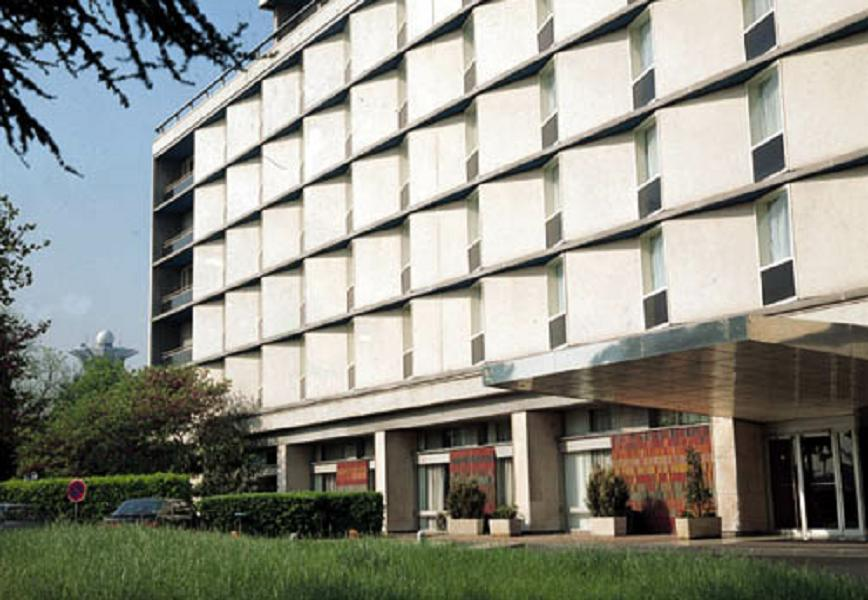
#> input picture 5to año/Procesamiento Digital de Imagenes/ipynb/Practica 7/building.jpg, 868 x 600 px; the run also reads 3 pictures not shown here
$ jupyter execute --allow-errors Practica_7.ipynb   (shell and % lines are left out)   (older library calls are emulated)
#> lines starting #> are read from the running program, lines starting #| are printed output that depends on the picture
#> the sliders are set to imagen_nombre = Patrón Bordes, dx = 1, dy = 0, ksize_val = 3, ddepth_name = CV_64F
# Procesamiento Digital de Imágenes
## Guía de Trabajos Prácticos 7 — Nociones de Segmentación
**FICH, UNL — Ingeniería Informática**

## Ejercicio 1: Detección de bordes

[cell 1]
import cv2
import numpy as np
import matplotlib.pyplot as plt
from ipywidgets import interact, IntSlider, FloatSlider, IntRangeSlider
import ipywidgets as widgets

plt.rcParams['figure.figsize'] = (12, 8)

# Carga de imágenes
img_bordes = cv2.imread('patron_bordes.jpg', cv2.IMREAD_GRAYSCALE)
img_mosquito = cv2.imread('mosquito.jpg', cv2.IMREAD_GRAYSCALE)

print("Imágenes cargadas correctamente")

# [14 lines left out: function prewitt_edge, not called in this run]


plt.figure(figsize=(12, 10))
# --- Fila 1: Imagen Patrón de Bordes ---
plt.subplot(2, 2, 1)
#> (the rest of this cell did not finish here and is left out)

[cell 2]
import cv2
import numpy as np
import matplotlib.pyplot as plt
from ipywidgets import interact, widgets

# Asegurate de que img_bordes y img_mosquito estén cargadas en la celda anterior

def sobel_interact(imagen_nombre, dx, dy, ksize_val, ddepth_name):
    # 1. Mapeo de selecciones del widget a las variables reales
#> the sliders are set to imagen_nombre = Patrón Bordes, ksize_val = 3, ddepth_name = CV_64F
    diccionario_imagenes = {'Patrón Bordes': img_bordes, 'Mosquito': img_mosquito}
    img_analisis = diccionario_imagenes[imagen_nombre]

    diccionario_ddepth = {'CV_8U': cv2.CV_8U, 'CV_64F': cv2.CV_64F}
    ddepth = diccionario_ddepth[ddepth_name]

    # 2. Controles de seguridad para evitar que OpenCV tire error (crash)
    if dx == 0 and dy == 0:
        print("Error: dx y dy no pueden ser 0 al mismo tiempo para calcular Sobel.")
        return

    if ksize_val == -1 and (dx + dy != 1):
        print("Error: El filtro Scharr (ksize=-1) solo admite (dx=1, dy=0) o (dx=0, dy=1).")
        return

    # 3. Aplicación del filtro
    sobel = cv2.Sobel(img_analisis, ddepth, dx, dy, ksize=ksize_val)

    # cv2.convertScaleAbs toma el valor absoluto (fundamental cuando usamos CV_64F)
    sobel_abs = cv2.convertScaleAbs(sobel)

    # 4. Visualización
    plt.figure(figsize=(12, 6))

    plt.subplot(1, 2, 1)
    plt.imshow(img_analisis, cmap='gray')
    plt.title(f'Original: {imagen_nombre}')
    plt.axis('off')

    plt.subplot(1, 2, 2)
    plt.imshow(sobel_abs, cmap='gray')
    titulo_ksize = "Scharr" if ksize_val == -1 else ksize_val
    plt.title(f'Sobel -> dx={dx}, dy={dy}, ksize={titulo_ksize}, {ddepth_name}')
    plt.axis('off')

    plt.tight_layout()
    plt.show()

# Creación de la interfaz interactiva
#> (the rest of this cell did not finish here and is left out)

[cell 3]
def laplacian_interact(imagen_nombre, ksize_val, ddepth_name):
    # 1. Mapeo de variables
#> the sliders are set to imagen_nombre = Mosquito, t1 = 50, t2 = 150, aperture_size = 3, l2_gradient = False
    diccionario_imagenes = {'Patrón Bordes': img_bordes, 'Mosquito': img_mosquito}
    img_analisis = diccionario_imagenes[imagen_nombre]

    diccionario_ddepth = {'CV_8U': cv2.CV_8U, 'CV_64F': cv2.CV_64F}
    ddepth = diccionario_ddepth[ddepth_name]

    # 2. Aplicación del filtro Laplaciano (2da derivada)
    # A diferencia de Sobel, el Laplaciano calcula los bordes en todas
    # las direcciones al mismo tiempo, por lo que no hay dx ni dy.
    laplacian = cv2.Laplacian(img_analisis, ddepth, ksize=ksize_val)

    # Tomamos el valor absoluto (crucial si usamos CV_64F)
    laplacian_abs = cv2.convertScaleAbs(laplacian)

    # 3. Visualización
    plt.figure(figsize=(12, 6))

    plt.subplot(1, 2, 1)
    plt.imshow(img_analisis, cmap='gray')
    plt.title(f'Original: {imagen_nombre}')
    plt.axis('off')

    plt.subplot(1, 2, 2)
    plt.imshow(laplacian_abs, cmap='gray')
    plt.title(f'Laplaciano -> ksize={ksize_val}, {ddepth_name}')
    plt.axis('off')

    plt.tight_layout()
    plt.show()

# Creación de la interfaz interactiva
# ksize para Laplaciano debe ser un número impar y positivo (1, 3, 5, 7, etc.)
#> (the rest of this cell did not finish here and is left out)

### Análisis del Filtro Laplaciano

Al analizar el Laplaciano (que calcula la segunda derivada espacial), estas son mis conclusiones principales:

* **Sensibilidad al ruido:** En la imagen sintética (`patron_bordes.jpg`) obtuve un resultado muy limpio.
* **Talla del filtro (`ksize`):** Al aumentar el tamaño de la máscara (de 3 a 5 o 7), los bordes resultantes se volvieron mucho más gruesos. Además, pude observar claramente el efecto de "doble línea" que se genera justo en el cruce por cero de la segunda derivada.
* **Tipos de datos (`ddepth`):** Comprobé que es indispensable procesar la imagen usando `CV_64F` y luego calcular el valor absoluto. Cuando intenté usar `CV_8U`, los gradientes negativos se truncaron a cero y perdí exactamente la mitad de la información visual de los bordes.

[cell 4]
def canny_interact(imagen_nombre, t1, t2, aperture_size, l2_gradient):
    # 1. Mapeo de la imagen
#> the sliders are set to tipo_ruido = Gaussiano, intensidad = 20, gris_impulsivo = 255, detector = Sobel
    diccionario_imagenes = {'Patrón Bordes': img_bordes, 'Mosquito': img_mosquito}
    img_analisis = diccionario_imagenes[imagen_nombre]

    bordes_canny = cv2.Canny(img_analisis,
                             threshold1=t1,
                             threshold2=t2,
                             apertureSize=aperture_size,
                             L2gradient=l2_gradient)

    # 3. Visualización
    plt.figure(figsize=(12, 6))

    plt.subplot(1, 2, 1)
    plt.imshow(img_analisis, cmap='gray')
    plt.title(f'Original: {imagen_nombre}')
    plt.axis('off')

    plt.subplot(1, 2, 2)
    plt.imshow(bordes_canny, cmap='gray')
    titulo_canny = f'Canny -> t1={t1}, t2={t2}, aperture={aperture_size}, L2={l2_gradient}'
    plt.title(titulo_canny)
    plt.axis('off')

    plt.tight_layout()
    plt.show()

# Creación de la interfaz interactiva
#> (the rest of this cell did not finish here and is left out)

Este algoritmo me dio los bordes más definidos. Al variar los parámetros en la interfaz interactiva, noté lo siguiente:

* **El parámetro `L2gradient`:** Al activarlo, Canny abandona la aproximación de Manhattan y calcula la magnitud del gradiente usando la norma Euclidiana exacta ($\sqrt{G_x^2 + G_y^2}$). Al hacer esto, noté que la magnitud total disminuye levemente, lo que provocó que algunos bordes débiles desaparecieran hasta que reajusté los umbrales. Es una métrica más precisa, pero exige recalibrar.
* **Umbrales por histéresis (`t1` y `t2`):** Al fijar un `t2` alto, logré aislar los bordes más fuertes y seguros. Lo más revelador fue jugar con `t1` (el umbral inferior): al subirlo y bajarlo, pude ver literalmente cómo los bordes débiles se ramificaban, conectándose o desconectándose de los bordes fuertes.
* **Tamaño de apertura (`apertureSize`):** Al incrementar el tamaño del filtro de Sobel interno (pasando de 3 a 5), los valores numéricos del gradiente se dispararon. Tuve que subir los umbrales `t1` y `t2` casi al límite superior para evitar saturar la imagen con detecciones falsas.

[cell 5]
def aplicar_ruido_y_bordes(tipo_ruido, intensidad, gris_impulsivo, detector):
#> the sliders are set to threshold_votos = 100, rango_angulos = [0, 180]
    img_orig = img_mosquito.copy()

    # --- 1. Generación de Ruido ---
    if tipo_ruido == 'Impulsivo Unimodal':
        # intensidad es la probabilidad (0 a 1)
        prob = intensidad / 100.0
        ruido = np.random.rand(*img_orig.shape)
        img_ruidosa = img_orig.copy()
        img_ruidosa[ruido < prob] = gris_impulsivo

    elif tipo_ruido == 'Gaussiano':
        # intensidad es el desvío estándar (sigma)
        gauss = np.random.normal(0, intensidad, img_orig.shape)
        img_ruidosa = np.clip(img_orig + gauss, 0, 255).astype(np.uint8)

    # --- 2. Detección de Bordes ---
    if detector == 'Sobel':
        grad_x = cv2.Sobel(img_ruidosa, cv2.CV_64F, 1, 0, ksize=3)
        grad_y = cv2.Sobel(img_ruidosa, cv2.CV_64F, 0, 1, ksize=3)
        borde = cv2.addWeighted(cv2.convertScaleAbs(grad_x), 0.5, cv2.convertScaleAbs(grad_y), 0.5, 0)
    elif detector == 'Laplaciano':
        lap = cv2.Laplacian(img_ruidosa, cv2.CV_64F, ksize=3)
        borde = cv2.convertScaleAbs(lap)
    elif detector == 'Canny':
        borde = cv2.Canny(img_ruidosa, 50, 150) # Umbrales fijos para comparar

    # --- 3. Visualización ---
    plt.figure(figsize=(15, 5))

    plt.subplot(1, 3, 1); plt.imshow(img_orig, cmap='gray')
    plt.title('Original'); plt.axis('off')

    plt.subplot(1, 3, 2); plt.imshow(img_ruidosa, cmap='gray')
    plt.title(f'Ruido: {tipo_ruido}'); plt.axis('off')

    plt.subplot(1, 3, 3); plt.imshow(borde, cmap='gray')
    plt.title(f'Detector: {detector}'); plt.axis('off')

    plt.tight_layout()
    plt.show()

# Interfaz interactiva
#> (the rest of this cell did not finish here and is left out)

### Respuestas de la guía: Análisis con ruido

* **¿En qué zonas (debido a qué) funciona mejor y en cuáles no?**
  Funciona mejor en los contornos principales del mosquito debido al alto contraste entre el bicho y el fondo. Falla en las zonas internas (texturas) y en el fondo liso, porque el ruido crea gradientes falsos que el detector interpreta como bordes.

* **¿Qué sucede con el ruido?**
  Al estar basados en derivadas espaciales, los métodos amplifican las altas frecuencias (cambios bruscos). El ruido genera variaciones altísimas de un píxel a otro, llenando la imagen resultante de "basura" o falsos positivos (especialmente el Laplaciano, por usar la segunda derivada).

* **¿Con qué tipo de imágenes sacaría mejor provecho de los métodos?**
  Con imágenes limpias, de alto contraste, buena iluminación y con poco nivel de ruido.

* **¿Qué tipo de preprocesamientos, de los que ya conoce, se le ocurren que serían útiles?**
  Es obligatorio aplicar un filtro de suavizado espacial antes de detectar bordes:
  1. **Filtro Gaussiano:** Para eliminar el ruido Gaussiano (como hace internamente el método de Canny).
  2. **Filtro de Mediana:** Para eliminar el ruido impulsivo sin desenfocar los bordes reales de la imagen.

## Ejercicio 2 Transformada de Hough

[cell 6]
import cv2
import numpy as np
import matplotlib.pyplot as plt
from ipywidgets import interact, widgets

def hough_interact(threshold_votos, rango_angulos):
    img_orig = img_bordes.copy()

    # 1. Preprocesamiento: Hough necesita una imagen binaria (bordes)
    img_bordes_canny = cv2.Canny(img_orig, 50, 150)

    # Imagen a color para poder dibujar las líneas rojas arriba
    img_resultado = cv2.cvtColor(img_orig, cv2.COLOR_GRAY2BGR)

    # 2. Conversión del rango de ángulos de Grados a Radianes
    min_theta = np.deg2rad(rango_angulos[0])
    max_theta = np.deg2rad(rango_angulos[1])

    # 3. Transformada de Hough Clásica
    # rho = 1 pixel de resolución, theta = 1 grado (en radianes) de resolución
    lineas = cv2.HoughLines(img_bordes_canny,
                            rho=1,
                            theta=np.pi/180,
                            threshold=threshold_votos,
                            min_theta=min_theta,
                            max_theta=max_theta)

    # 4. Dibujar las líneas
    # cv2.HoughLines devuelve una lista de pares [rho, theta]
    if lineas is not None:
        for linea in lineas:
            rho, theta = linea[0]

            # Matemática para convertir coordenadas polares a cartesianas y estirar la línea
            a = np.cos(theta)
            b = np.sin(theta)
            x0 = a * rho
            y0 = b * rho

            x1 = int(x0 + 1000 * (-b))
            y1 = int(y0 + 1000 * (a))
            x2 = int(x0 - 1000 * (-b))
            y2 = int(y0 - 1000 * (a))

            # Dibujamos la línea en color rojo, grosor 2
            cv2.line(img_resultado, (x1, y1), (x2, y2), (0, 0, 255), 2)

    # 5. Visualización
    plt.figure(figsize=(15, 6))

    plt.subplot(1, 2, 1)
    plt.imshow(img_bordes_canny, cmap='gray')
    plt.title('Preproceso: Bordes Canny')
    plt.axis('off')

    plt.subplot(1, 2, 2)
    # Convertimos de BGR (OpenCV) a RGB (Matplotlib)
    plt.imshow(cv2.cvtColor(img_resultado, cv2.COLOR_BGR2RGB))
    cantidad_lineas = len(lineas) if lineas is not None else 0
    plt.title(f'Transformada de Hough ({cantidad_lineas} líneas detectadas)')
    plt.axis('off')

    plt.tight_layout()
    plt.show()

# Interfaz interactiva
#> (the rest of this cell did not finish here and is left out)

[cell 7]
import cv2
import numpy as np
import matplotlib.pyplot as plt
from ipywidgets import interact, widgets

img_letras1 = cv2.imread('letras1.tif', cv2.IMREAD_GRAYSCALE)
img_letras2 = cv2.imread('letras2.tif', cv2.IMREAD_GRAYSCALE)
img_snowman = cv2.imread('snowman.png', cv2.IMREAD_GRAYSCALE)
img_building = cv2.imread('building.jpg', cv2.IMREAD_GRAYSCALE)
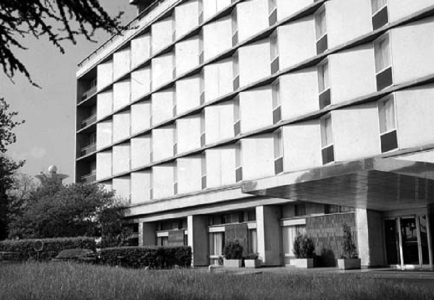
#> img_building: shape (600, 868) (shown at 1/2 size); min 0, max 255, mean 142.3
#> the sliders are set to nombre_img = Building, threshold_votos = 50, min_length = 20, max_gap = 5

# Para que el código funcione sin errores acá, armá tu diccionario con las imágenes que tengas cargadas:
diccionario_hough = {
    'Letras 1': img_letras1, # Reemplazá con tus variables
    'Letras 2': img_letras2,
    'Snowman': img_snowman,
    'Building': img_building
}

def hough_prob_interact(nombre_img, threshold_votos, min_length, max_gap):
#> called with nombre_img = 'Building', threshold_votos = 50, min_length = 20, max_gap = 5
    img_orig = diccionario_hough[nombre_img]

    # 1. Preprocesamiento: Canny para obtener los bordes
    img_bordes_canny = cv2.Canny(img_orig, 50, 150)
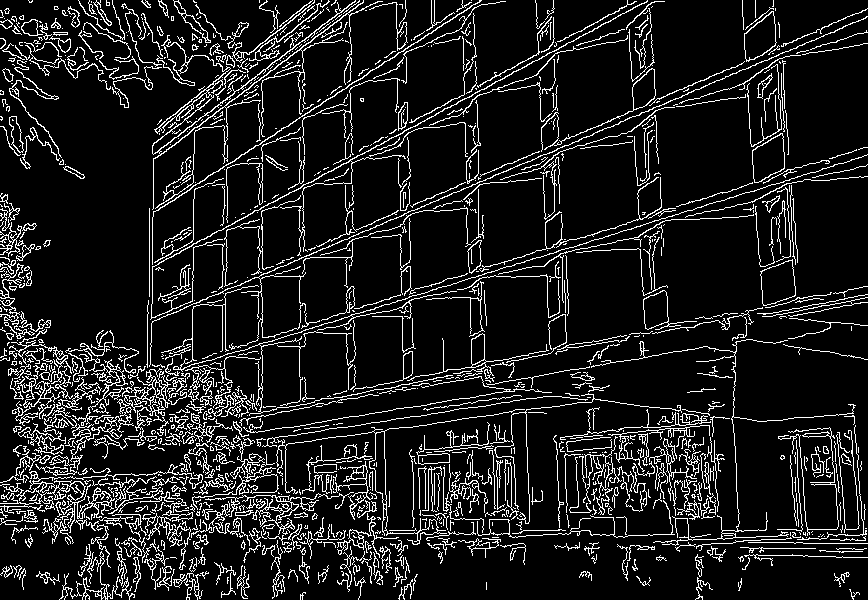
#> img_bordes_canny: shape (600, 868); 11.6% white in thin lines or dots

    # Imagen a color para dibujar los segmentos detectados
    img_resultado = cv2.cvtColor(img_orig, cv2.COLOR_GRAY2BGR)

    # 2. Transformada de Hough Probabilística
    # Devuelve segmentos finitos: [x1, y1, x2, y2]
    lineas_prob = cv2.HoughLinesP(img_bordes_canny,
                                  rho=1,
                                  theta=np.pi/180,
                                  threshold=threshold_votos,
                                  minLineLength=min_length,
                                  maxLineGap=max_gap)
#> lineas_prob = 974 rows, first 6: [682, 95, 867, 16], [147, 324, 223, 291], [392, 302, 651, 222], [4, 507, 31, 506], [628, 535, 652, 535], [336, 467, 369, 466]

    # 3. Dibujar las líneas
    # A diferencia de Hough clásica, acá nos dan los puntos exactos de inicio y fin.
    if lineas_prob is not None:
        for linea in lineas_prob:
            x1, y1, x2, y2 = linea[0]
            cv2.line(img_resultado, (x1, y1), (x2, y2), (0, 255, 0), 2) # Líneas verdes
#> this loop made 974 passes
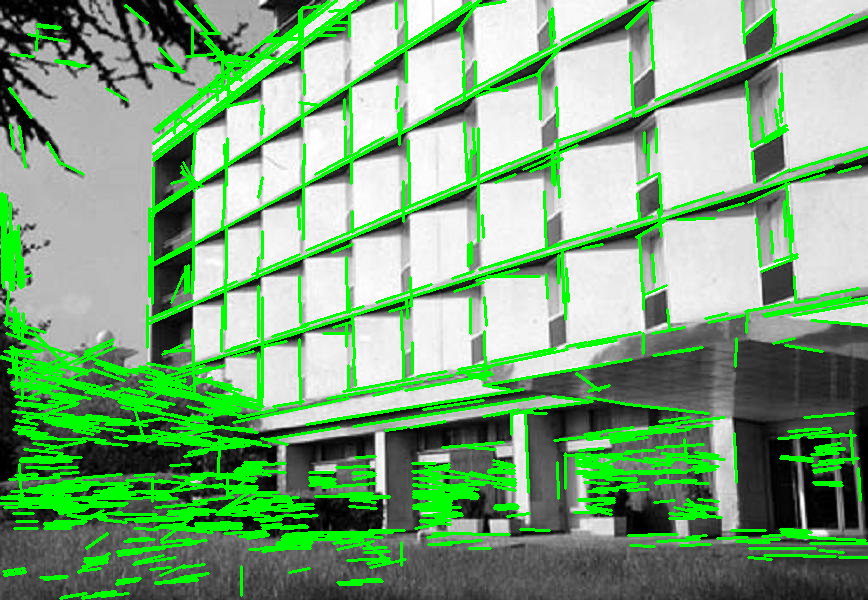
#> img_resultado: shape (600, 868, 3); mean B, G, R 122.5, 167, 122.5

    # 4. Visualización
    plt.figure(figsize=(15, 6))

    plt.subplot(1, 2, 1)
    plt.imshow(img_bordes_canny, cmap='gray')
    plt.title('Bordes Canny')
    plt.axis('off')

    plt.subplot(1, 2, 2)
    plt.imshow(cv2.cvtColor(img_resultado, cv2.COLOR_BGR2RGB))
    cantidad_lineas = len(lineas_prob) if lineas_prob is not None else 0
#> cantidad_lineas = 974
    plt.title(f'Hough Probabilística ({cantidad_lineas} segmentos)')
    plt.axis('off')

    plt.tight_layout()
    plt.show()
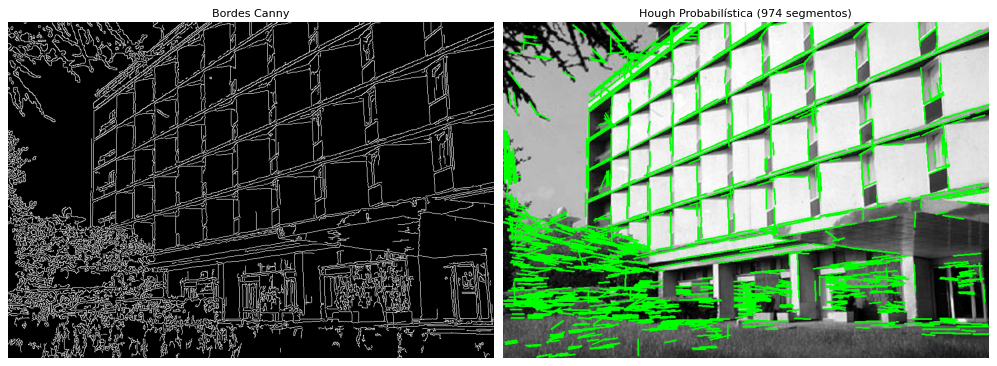
#> figure drawn by matplotlib, 2 panels
#> the sliders are set to tol = 15, seed_x = 250, seed_y = 250
#> (the rest of the program and of its run is left out)
